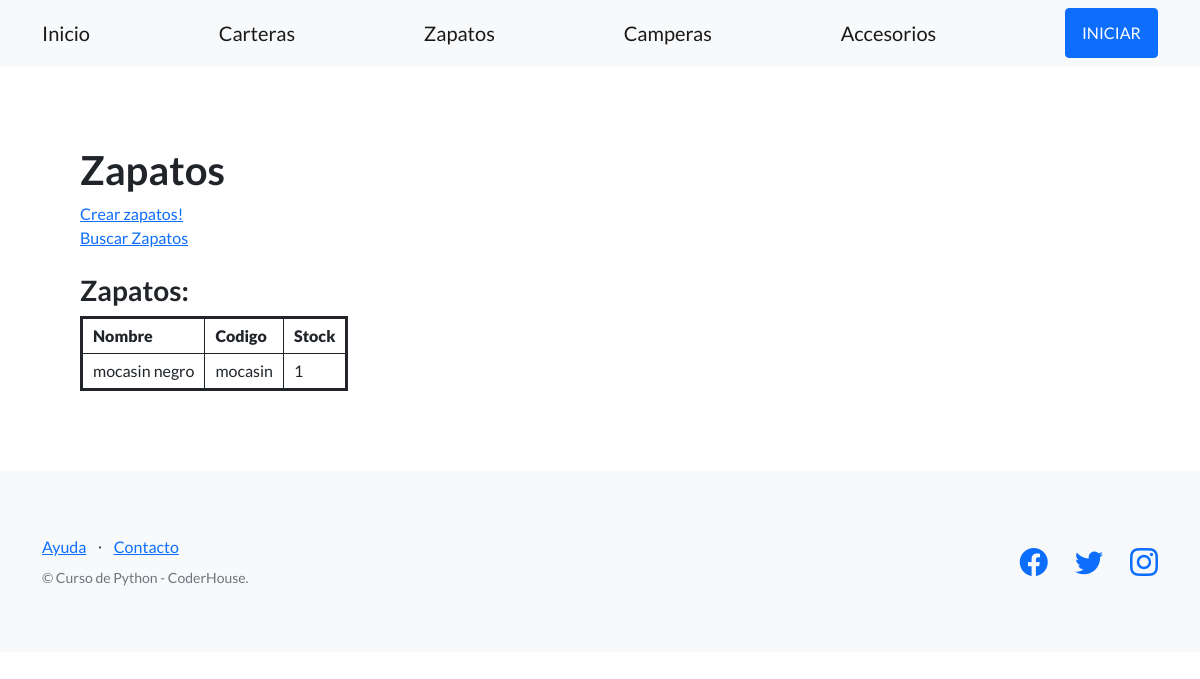
/tienda-online/zapatos/, run on the app's committed database.
### apponline/models.py (models this page shows, shortened)
class Zapatos(models.Model):
    nombre = models.CharField(max_length=128)
    codigo= models.CharField(max_length=128)
    stock = models.IntegerField()

### apponline/views.py (the view)
# urls.py: path('zapatos/', views.zapatos, name="zapatos"),
def zapatos(request):
      zapatos = Zapatos.objects.all()
      return render(request, "apponline/zapatos.html", {'zapatos': zapatos})

### apponline/templates/apponline/zapatos.html (shortened to what this page needs)
{% extends "apponline/plantilla_base.html" %}
{% block contenido_base %}
<h1>Zapatos</h1>
<a href="{% url 'zapatos_formulario' %}">Crear zapatos!</a>
<br>
<a href="{% url 'busqueda_zapatos_form' %}">Buscar Zapatos</a>
<br><br>
<h3>Zapatos:</h3>
<table class="coder-table">
  <tbody>
    <tr>
      <th>
        <strong>Nombre</strong>
      </th>
      <th>
        <strong>Codigo</strong>
      </th>
      <th>
        <strong>Stock</strong>
      </th>
    </tr>
    {% for zapatos in zapatos %}
    <tr>
      <td>{{zapatos.nombre}}</td>
      <td>{{zapatos.codigo}}</td>
      <td>{{zapatos.stock}}</td>
    </tr>
    {% endfor %}
  </tbody>
</table>
{% endblock contenido_base %}

### apponline/templates/apponline/zapatos.html (style rules this page uses)
table.coder-table { border:3px solid; }
th, td { border:1px solid; padding:5px 10px; }

### data on the page
Zapatos: nombre "mocasin negro", codigo "mocasin", stock "1"
